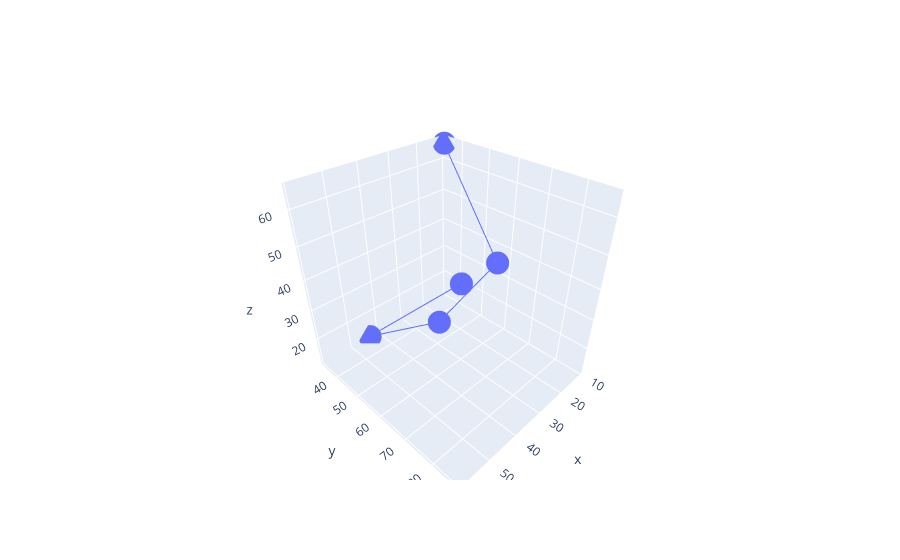

Here is the notebook cell this chart was saved with:
### Markdown cell above
13. Create a 3D scatter plot using Plotly.

### Code cell
fig = go.Figure()
fig.add_trace(go.Scatter3d(x=[11,22,33,44,59],y = [34,65,54,34,87],z= [65,43,23,12,65]))

### Figure 1 — Plotly figure (JSON) as saved in the notebook; plotly's stock layout.template omitted (floating-point values rounded to 4 significant figures)
{"data": [{"type": "scatter3d", "x": [11, 22, 33, 44, 59], "y": [34, 65, 54, 34, 87], "z": [65, 43, 23, 12, 65]}], "layout": {}}
